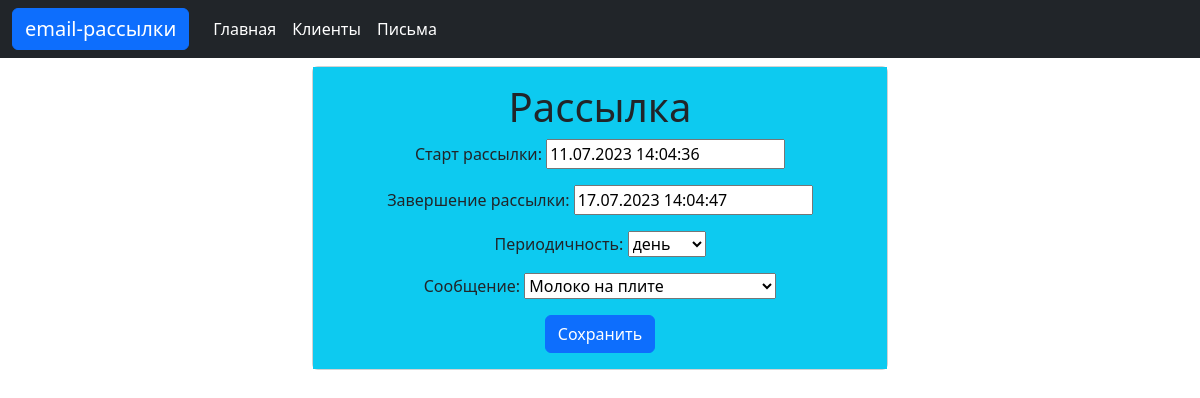
The page /mailing1/edit on the database its author committed.
### mailing/models.py (models this page shows, shortened)
class Mailing(models.Model):
    PERIODICITY_CHOICE = (
        ("day", "день"),
        ("week", "неделя"),
        ("month", "месяц"),
    )
    STATUS_CHOICE = (
        ("created", "Создана"),
        ("closed", "Завершена"),
        ("started", "Запущена"),
    )
    start_time = models.DateTimeField(verbose_name='Старт рассылки')
    end_time = models.DateTimeField(verbose_name='Завершение рассылки')
    periodicity = models.CharField(max_length=5, choices=PERIODICITY_CHOICE, default='day', verbose_name='Периодичность')
    status = models.CharField(max_length=7, choices=STATUS_CHOICE, default='created', verbose_name='Статус')
    message = models.ForeignKey(Message, verbose_name='Сообщение', on_delete=models.CASCADE)
    clients = models.ManyToManyField(Client, verbose_name='Клиенты')
    class Meta:
        verbose_name = 'Рассылка'
        verbose_name_plural = 'Рассылки'

### mailing/views.py (the view)
# urls.py: path('mailing<int:pk>/edit', MailingUpdateView.as_view(), name="edit_mailing"),
class MailingUpdateView(UpdateView):
    model = Mailing
    fields = ('start_time', 'end_time', 'periodicity', 'message')
    success_url = reverse_lazy('mailing:index')

### mailing/models.py (called while the page is built)
    def __str__(self):
        return f'{self.title}'

### mailing/templates/mailing/mailing_form.html (shortened to what this page needs)
{% extends 'mailing/base.html' %}
{% block main %}
    <div class="row mt-2 justify-content-center">
        <div class="col-6">
            <div class="card text-center">
              <div class="card-body bg-info">
                <h1>Рассылка</h1>
                <form method="post">
                        {{ form.as_p }}
                        <input type="submit" class="btn btn-primary" value="Сохранить">
                </form>
              </div>
            </div>
        </div>
    </div>
{% endblock %}

### rows shown on the page
Mailing: start_time "11.07.2023 14:04:36", end_time "17.07.2023 14:04:47", periodicity "день", message "Молоко на плите"
